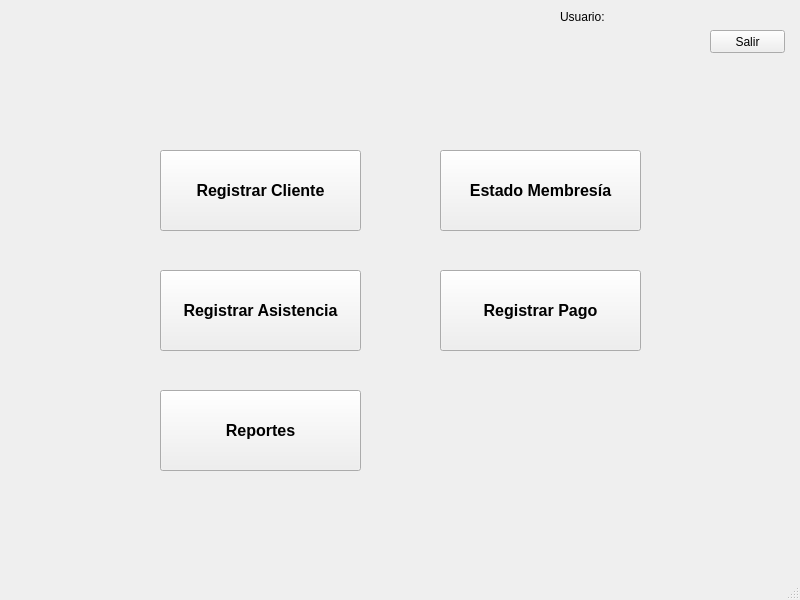
<?xml version="1.0" encoding="UTF-8"?>
<ui version="4.0">
 <class>ventanaPrincipal</class>
 <widget class="QMainWindow" name="ventanaPrincipal">
  <property name="geometry">
   <rect>
    <x>0</x>
    <y>0</y>
    <width>800</width>
    <height>600</height>
   </rect>
  </property>
  <property name="windowTitle">
   <string>Ventana Principal</string>
  </property>
  <widget class="QWidget" name="centralwidget">
   <widget class="QPushButton" name="btnregistrarCliente">
    <property name="geometry">
     <rect>
      <x>160</x>
      <y>150</y>
      <width>201</width>
      <height>81</height>
     </rect>
    </property>
    <property name="font">
     <font>
      <pointsize>12</pointsize>
      <weight>75</weight>
      <bold>true</bold>
     </font>
    </property>
    <property name="text">
     <string>Registrar Cliente</string>
    </property>
   </widget>
   <widget class="QPushButton" name="btnestadoMenbresia">
    <property name="geometry">
     <rect>
      <x>440</x>
      <y>150</y>
      <width>201</width>
      <height>81</height>
     </rect>
    </property>
    <property name="font">
     <font>
      <pointsize>12</pointsize>
      <weight>75</weight>
      <bold>true</bold>
     </font>
    </property>
    <property name="text">
     <string>Estado Membresía</string>
    </property>
   </widget>
   <widget class="QPushButton" name="btnAsistencia">
    <property name="geometry">
     <rect>
      <x>160</x>
      <y>270</y>
      <width>201</width>
      <height>81</height>
     </rect>
    </property>
    <property name="font">
     <font>
      <pointsize>12</pointsize>
      <weight>75</weight>
      <bold>true</bold>
     </font>
    </property>
    <property name="text">
     <string>Registrar Asistencia</string>
    </property>
   </widget>
   <widget class="QPushButton" name="btnPagos">
    <property name="geometry">
     <rect>
      <x>440</x>
      <y>270</y>
      <width>201</width>
      <height>81</height>
     </rect>
    </property>
    <property name="font">
     <font>
      <pointsize>12</pointsize>
      <weight>75</weight>
      <bold>true</bold>
     </font>
    </property>
    <property name="text">
     <string>Registrar Pago</string>
    </property>
   </widget>
   <widget class="QPushButton" name="btnReportes">
    <property name="geometry">
     <rect>
      <x>160</x>
      <y>390</y>
      <width>201</width>
      <height>81</height>
     </rect>
    </property>
    <property name="font">
     <font>
      <pointsize>12</pointsize>
      <weight>75</weight>
      <bold>true</bold>
     </font>
    </property>
    <property name="text">
     <string>Reportes</string>
    </property>
   </widget>
   <widget class="QLabel" name="label">
    <property name="geometry">
     <rect>
      <x>560</x>
      <y>10</y>
      <width>47</width>
      <height>13</height>
     </rect>
    </property>
    <property name="text">
     <string>Usuario:</string>
    </property>
   </widget>
   <widget class="QLabel" name="lblUser">
    <property name="geometry">
     <rect>
      <x>610</x>
      <y>10</y>
      <width>181</width>
      <height>16</height>
     </rect>
    </property>
    <property name="text">
     <string/>
    </property>
   </widget>
   <widget class="QPushButton" name="btnCerrarSesion">
    <property name="geometry">
     <rect>
      <x>710</x>
      <y>30</y>
      <width>75</width>
      <height>23</height>
     </rect>
    </property>
    <property name="text">
     <string>Salir</string>
    </property>
   </widget>
  </widget>
  <widget class="QMenuBar" name="menubar">
   <property name="geometry">
    <rect>
     <x>0</x>
     <y>0</y>
     <width>800</width>
     <height>21</height>
    </rect>
   </property>
  </widget>
  <widget class="QStatusBar" name="statusbar"/>
 </widget>
 <resources/>
 <connections/>
</ui>
